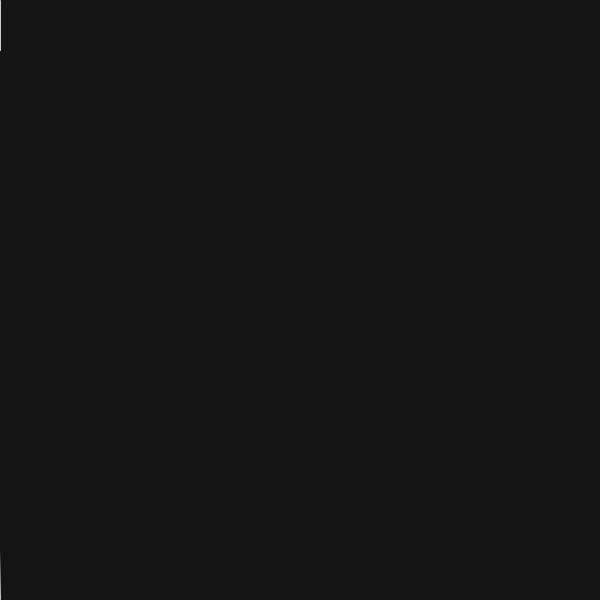
Frame 1 (no input)
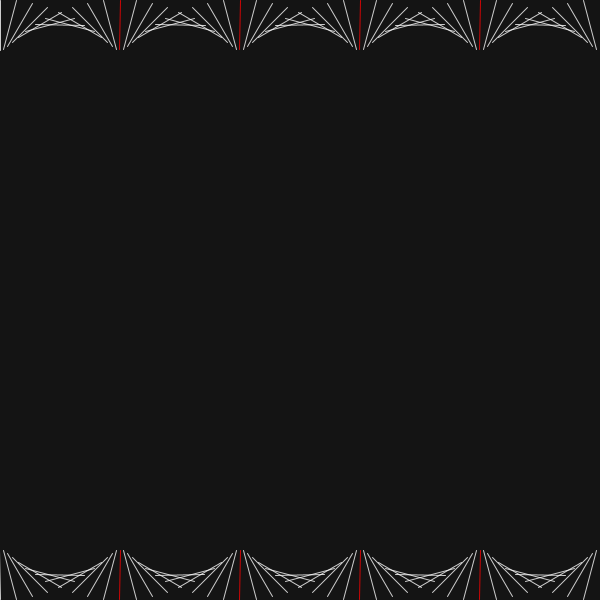
Frame 60 (the mouse pressed at the canvas centre just before this capture)
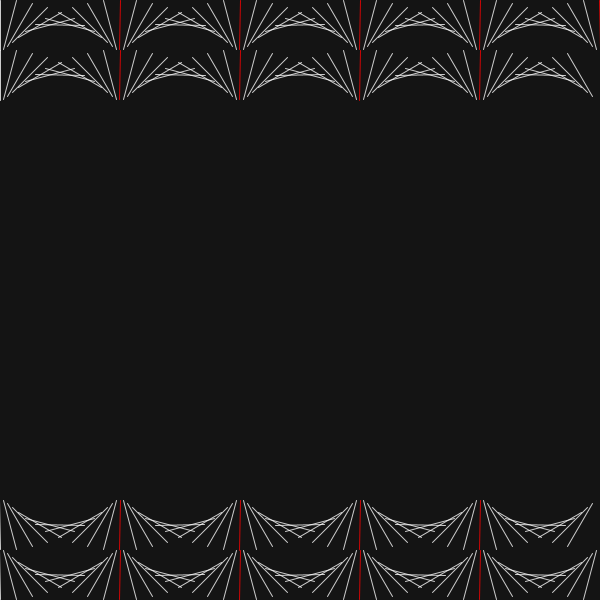
Frame 120 (the mouse held since frame 60 and released just before this capture)

The Processing sketch that drew these frames (run headless with seeded random() and noise(); from frame 60 on, the mouse is pressed at the canvas centre):

// Processing sketch: transformation_04_lines_2
// ── transformation_04_lines_2.pde
/*
HSB Farbraum: 
 fill(Winkel im Farbkreis,Sättigung,Helligkeit)
 
 */


int posX=0;
int posY=25;



int posX2=0;
int posY2=25;


int delay=0;


//int maxangle=1440;
int maxangle=900;


void setup() {
  size(600, 600);
  background(20);
  noStroke();

  posY2=height-25;
}

void draw() {
  delay(delay);
  delay=0;
  float angle=map(posX, 0, width, 0, maxangle);

  println(angle);
  stroke(255,200);

  if (angle>0&&angle%180==0) {
    stroke(255, 0, 0,200);
    delay=300;
  }

  pushMatrix();
  translate(posX, posY);
  rotate(radians(angle));
  line(0, -25, 0, 25);
  popMatrix();


  pushMatrix();
  translate(posX2, posY2);
  rotate(radians(map(posX2, 0, width, maxangle, 0)));
  line(0, -25, 0, 25);
  popMatrix();


  posX+=10;

  if (posX>width) {
    posX=0;
    posY+=50;
  }


 if (posY>height) {
    posX=0;
    posY=0;
  }


  posX2+=10;
  if (posX2>width) {
    posX2=0;
    posY2-=50;
  }
  
   if (posY2<0) {
    posX2=0;
    posY2=height;
  }
  
}
